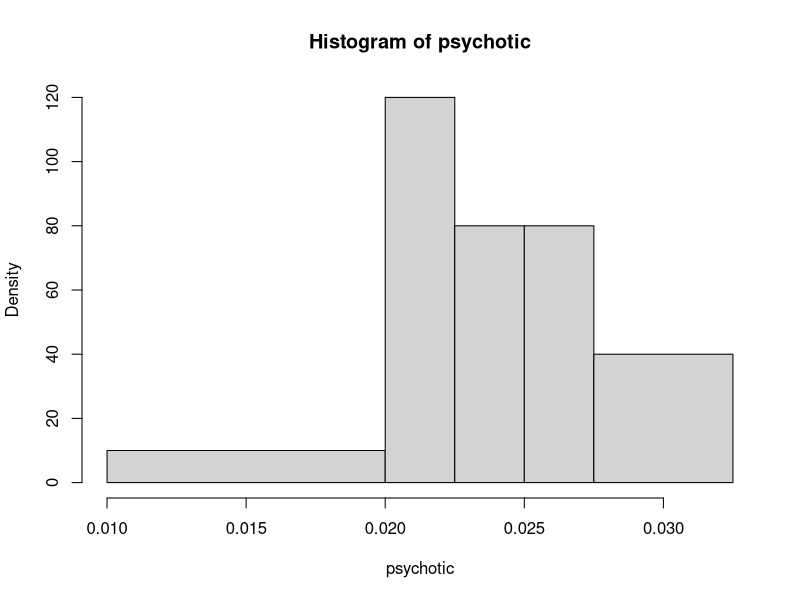
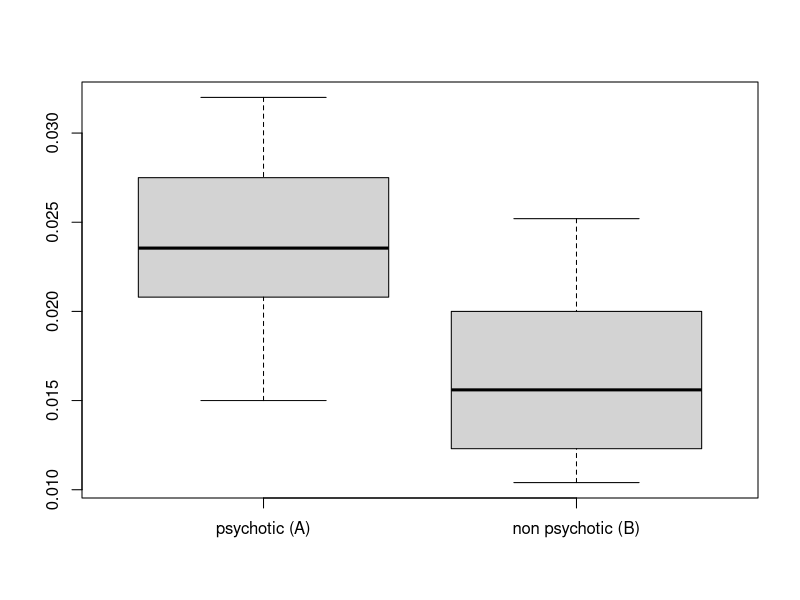
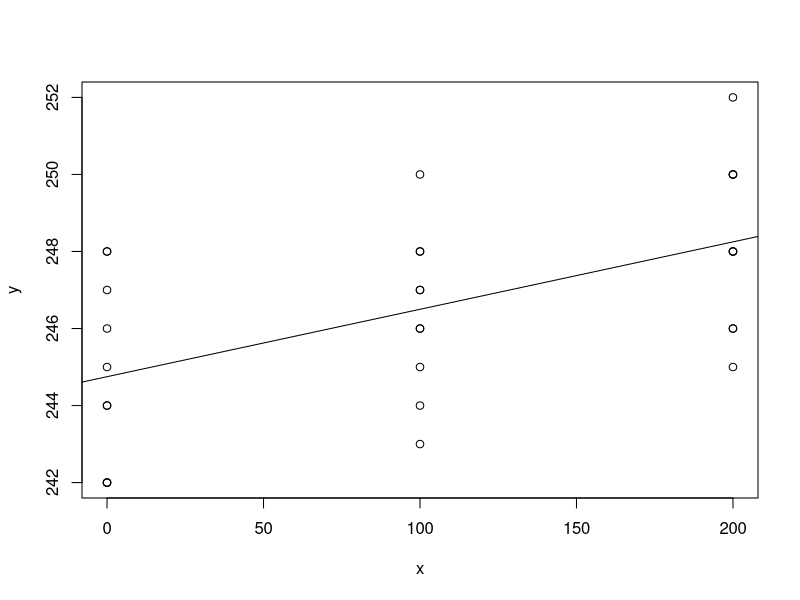

Write the R code that produced these figures, in order.
## ---- chunk 1
#| echo: false
library(knitr)
options(scipen = 10, digits = 10) #set to two decimal 

non_psychotic <- c(.0104, .0105, .0112, .0116, .0130, .0145, .0154, .0156, .0170, .0180, .0200, .0200, .0210, .0230, .0252)

psychotic <- c(0.0150, 0.0204, .0208, 0.0222, 0.0226, 0.0245, 0.0270, 0.0275, 0.0306, 0.0320)
## ---- chunk 2
#| echo: false
psychotic
## ---- chunk 3
#| echo: false
non_psychotic
## ---- chunk 4
#| echo: false
#| results: markup
breaks <- c(0.01, 0.02, 0.0225, 0.025, 0.0275, 0.0325)
tab <- table(cut(psychotic, breaks = breaks))
tab <- cbind(c(tab), tab / sum(tab), c(tab) / diff(breaks))
colnames(tab) <- c("Frequenze assolute", "Frequenze relative", "Densità")
kable(tab)
## ---- chunk 5
#| echo: false
hist(psychotic, breaks = breaks)
## ---- chunk 6
#| echo: false
tab <- t(c(mean(psychotic), mean(non_psychotic), median(psychotic), median(non_psychotic)))
colnames(tab) <- c("Media gruppo (A) ", "Media gruppo (B)", "Mediana gruppo (A)", "Mediana gruppo (B)")
tab
## ---- chunk 7
#| echo: false
quantile(psychotic, type = 1, c(0.25, 0.75))
## ---- chunk 8
#| echo: false
quantile(non_psychotic, type = 1, c(0.25, 0.75))
## ---- chunk 9
#| echo: false
boxplot(psychotic, non_psychotic, names=c("psychotic (A)","non psychotic (B)"))
## ---- chunk 10
#| echo: false
xbar <- mean(c(psychotic, non_psychotic))
d1 <- length(psychotic) * (mean(psychotic^2) - mean(psychotic)^2)
d2 <- length(non_psychotic) * (mean(non_psychotic^2) - mean(non_psychotic)^2)
D_en <- d1 + d2
D_en
## ---- chunk 11
#| echo: false
D_tr <- length(psychotic) * (mean(psychotic) - xbar)^2 + length(non_psychotic) * (mean(non_psychotic) - xbar)^2
D_tr
## ---- chunk 12
#| echo: false
D_tot <- D_en + D_tr
D_tot
## ---- chunk 13
#| echo: false
eta <- D_tr / D_tot
eta
## ---- chunk 14
#| echo: false
y_0 <- c(242, 245, 244, 248, 247, 248, 242, 244, 246, 242)
y_100 <- c(248, 246, 245, 247, 248, 250, 247, 246, 243, 244)
y_200 <- c(246, 248, 250, 252, 248, 250, 246, 248, 245, 250)
y <- c(y_0, y_100, y_200)
x <- c(rep(0, 10), rep(100, 10), rep(200, 10))
## ---- chunk 15
y_0
## ---- chunk 16
y_100
## ---- chunk 17
y_200
## ---- chunk 18
#| echo: false
plot(x, y)
abline(lm(y ~ x))
## ---- chunk 19
#| echo: false
tab <- t(c(mean(x), mean(y), mean(x^2) - mean(x)^2, mean(y^2) - mean(y)^2, mean(x * y) - mean(x) * mean(y), cor(x, y)))
colnames(tab) <- c("Media x", "Media y", "Varianza x", "Varianza y", "Covarianza xy", "Correlazione xy")
tab
## ---- chunk 20
#| echo: false
m1 <- lm(y ~ x)
coef(m1)
## ---- chunk 21
#| echo: false
244.75 + 0.0175 * 50
## ---- chunk 22
#| echo: false
summary(m1)$r.squared
